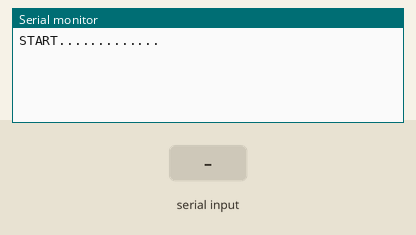
This sketch was run on a simulated ESP32. On the bench: the last lines printed to the serial monitor. Inputs (shaded band) come from the test bench.

Above: at 1.2 s.
1.3 s: "1" received over the second serial link
At 2.5 s:
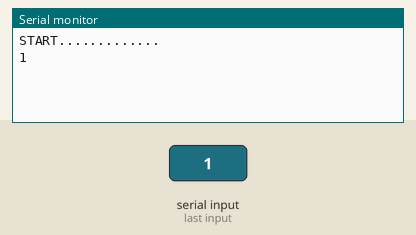
2.8 s: "0" received over the second serial link
At 3.9 s:
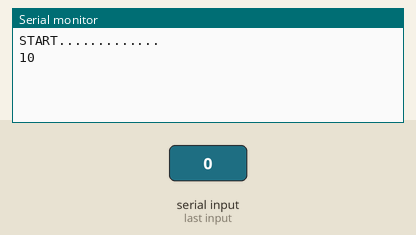

Measured:
- after the input at 1.3 s, the serial monitor: prints a new line at once (image 1)
- after the input at 2.8 s, the serial monitor: prints a new line at once (image 2)

The sketch:

ESP32_EC25E.ino
```cpp
#include <HardwareSerial.h>

#define RXPIN  14
#define TXPIN  27

HardwareSerial UART0(2);

void setup() {
  Serial.begin(115200);
  UART0.begin(115200, SERIAL_8N1, RXPIN, TXPIN);
  Serial.println("START.............");
}

void loop() {
  // read serial
  while (UART0.available()) {
    Serial.write(UART0.read());
  }
  // read monitor
  while (Serial.available()) {
    UART0.write(Serial.read());
  }
}
```
